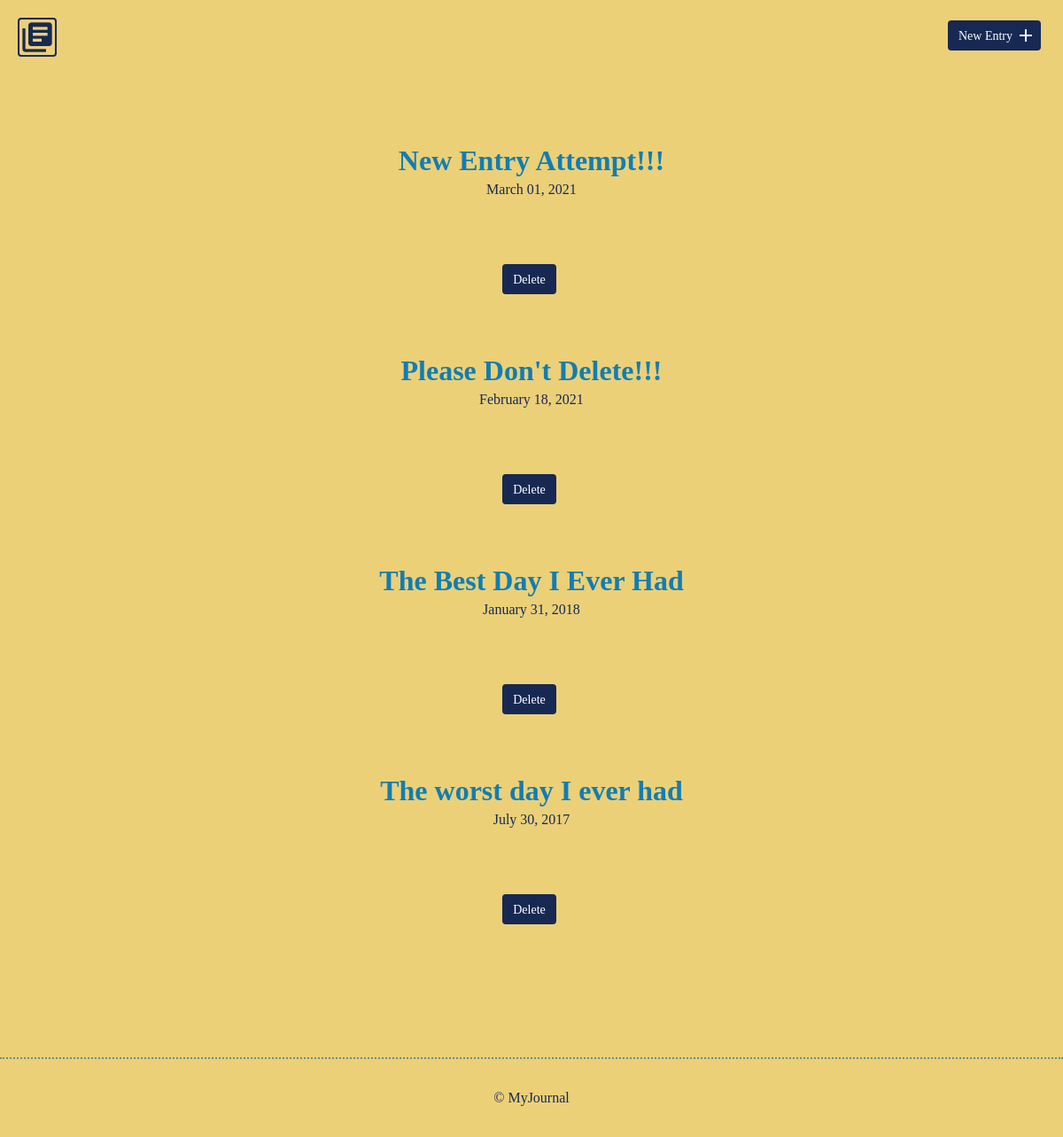
The page / on the database its author committed.
### tables this page shows
CREATE TABLE "entries" (
	"id"	INTEGER,
	"title"	TEXT,
	"date"	TEXT,
	"time_spent"	INTEGER,
	"learned"	BLOB,
	"resources"	BLOB,
	PRIMARY KEY("id")
);

### inc/functions.php (called while the page is built, shortened)
<?php
function get_journal_entries(){
    include ('connection.php');
    try{
        return $db->query("SELECT id, title, date FROM entries ORDER BY date DESC");
    } catch(Exception $e) {
        echo "Error!: ".$e->getMessage();
        return array();
    }
}
?>

### index.php (the view, shortened to what this page needs)
<?php
include('inc/connection.php');
include('inc/header.php');
include('inc/functions.php');
?>
<!DOCTYPE html>
<html>
    <body>
          <section>
              <div class="container">
                  <div class="entry-list">
                          <?php
                           foreach(get_journal_entries() as $item){
                                echo "<article>";
                                echo "<h2><a href='detail.php?id=" . $item["id"] . "'>" . $item["title"] . "</a></h2>";
                                echo "<time datetime=" . $item["date"] . ">" . date('F d, Y', strtotime($item["date"])) . "</time>";
                                echo "<form method='post' action='index.php'>";
                                echo "<input type='submit' class='button delete journal entry' value='Delete' />\n";
                                echo "</form>";
                                echo "</article>";
                            }
                          ?>
                  </div>
              </div>
          </section>
    </body>
  <?php
    include('inc/footer.php');
    ?>
</html>

### inc/header.php (shortened to what this page needs)
<!DOCTYPE html>
<html>
    <head>
        <link rel="stylesheet" href="css/normalize.css">
        <link rel="stylesheet" href="css/site.css">
    </head>
    <body>
        <header>
            <div class="container">
                <div class="site-header">
                    <a class="logo" href="index.php"><i class="material-icons">library_books</i></a>
                    <a class="button icon-right" href="new.php"><span>New Entry</span> <i class="material-icons">add</i></a>
                </div>
            </div>
        </header>
     </body>

### inc/footer.php (shortened to what this page needs)
<!DOCTYPE html>
<html>
    <footer>
        <div>
            &copy; MyJournal
        </div>
    </footer>
</html>

### css/site.css (style rules this page uses)
body { background-color: #ebd078; font-size: 16px; color: #172853; font-family: 'Goudy Old Style', serif; font-weight: 400; }
.container { margin: 0 auto; padding: 0 25px; }
header .site-header { margin: 0 auto; height: 95px; }
header .logo i { color: #172853; margin: 20px 0 0 -5px; float: left; font-size: 40px; border: 2px solid #172853; border-radius: 4px; }
header .button { float: right; margin: 33px 0 0 0; }
footer { text-align: center; padding: 35px 0; border-top: 2px dotted #678f89; }
.button { padding: 8px 10px 6px 10px; background: #172853; border: 2px solid #172853; border-radius: 4px; text-decoration: none; color: #FFF; position: relative; text-align: center; font-size: 14px; font-family: "Big Caslon", serif; }
.button.icon-right { padding-right: 30px; top: -10px; }
.button.icon-right i { position: absolute; top: 3px; right: 3px; }
h1, h2, h3 { margin: 0; font-weight: 400; line-height: 1em; color: #127db2; }
h2 { font-size: 32px; font-stretch: ultra-expanded; }
h2 a { text-decoration: none; color: #127db2; }
.entry-list, .edit-entry, .new-entry { max-width: 800px; margin: 0 auto; padding: 70px 0 150px 0; }
.entry-list article { margin-bottom: 70px; text-align: center; }
.entry-list article:last-child { margin-bottom: 0; }
.entry-list article h2 { margin-bottom: 8px; font-family: "Garamond", serif; font-weight: bold; }
.entry { max-width: 800px; margin: 75px auto 0 auto; text-align: left; }
input[type=submit] { margin-right: 5px; }

### rows shown on the page
entries: title "New Entry Attempt!!!", date "March 01, 2021"
entries: title "Please Don't Delete!!!", date "February 18, 2021"
entries: title "The Best Day I Ever Had", date "January 31, 2018"
entries: title "The worst day I ever had", date "July 30, 2017"
